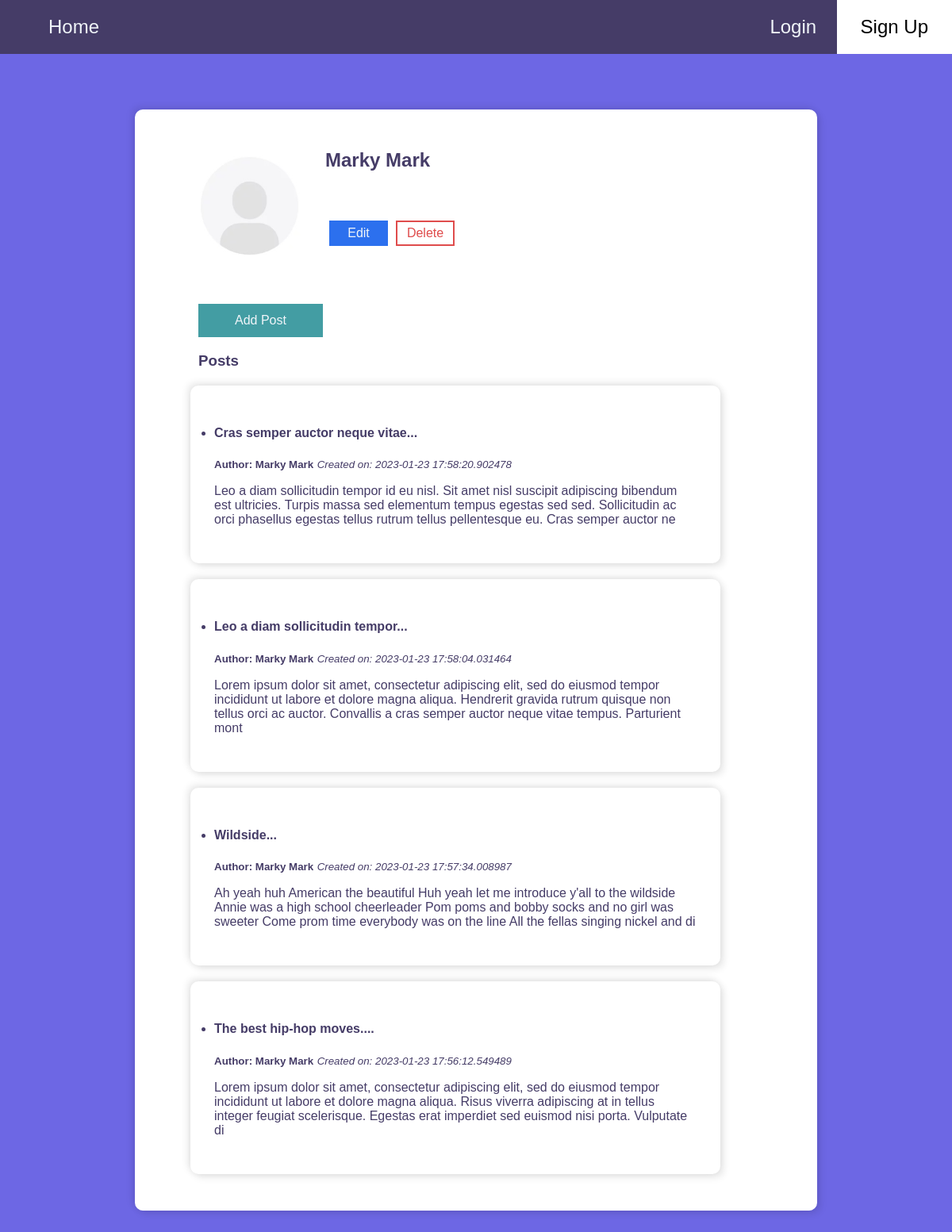
/users/3, run on the app's committed database.
### models.py (models this page shows, shortened)
class Users(db.Model):
    __tablename__ = "Users"
    id = db.Column(db.Integer(), primary_key=True, autoincrement=True)
    first_name = db.Column(db.String(50), nullable=False)
    last_name = db.Column(db.String(100), nullable=False)
    image_url = db.Column(db.String(200))
    posts = db.relationship("Post", backref="user", cascade="all, delete-orphan")

class Post(db.Model):
    __tablename__ = "post"
    id = db.Column(db.Integer(), primary_key=True, autoincrement=True)
    title = db.Column(db.String(100))
    content = db.Column(db.Text)
    create_at = db.Column(db.DateTime, default=datetime.now)
    user_id = db.Column(db.Integer, db.ForeignKey("Users.id"), nullable=False)
    tag = db.relationship('Tag', secondary='post_tags', backref='posts')

### app.py (the view)
@app.route("/users/<int:user_id>")
def show_user_page(user_id):
    user = Users.query.get_or_404(user_id)
    posts = Post.query.filter(Post.user_id == user.id).order_by(Post.create_at.desc())
    return render_template("users/user_page.html", user=user, posts=posts)

### templates/users/user_page.html (shortened to what this page needs)
{% extends 'base.html' %}
{% block content %}
<div class='main-container'>
    <div class='multi-post-container'>
        <div class='user-profile-card'>
            {% if user.image_url %}
            <img class='profile-pic' src='{{ user.image_url }}' alt="profile picture">
            {% else %}
            <img class='profile-pic' src='/static/profile.jpg' alt="profile picture">
            {% endif %}
            <h2 class='user-full-name'>{{ user.first_name }} {{ user.last_name }}</h2>
            <a href='/users/{{user.id}}/edit'>
                <div class='button-link-user-edit button-small' role="button">Edit</div>
            </a>
            <a href='/users/{{user.id}}/delete'>
                <div class='button-link-user-delete button-small' role="button">Delete</div>
            </a>
        </div>
        <div class='profile-posts-headers'>
            <a href='/users/{{user.id}}/posts/new'>
                <div class='button-link' role="button">Add Post</div>
            </a>
            <h3>Posts</h3>
        </div>
        {% if posts %}
        <ul class='user-posts'>
            {% for post in posts %}
            <a href='/posts/{{post.id}}'>
                <div class='multi-post-container'>
                    <li>
                        <h4>{{ post.title[0:30] }}...</h4>
                        <span><small><b>Author: {{user.first_name}} {{user.last_name}}</b></small></span>
                        <i><small>Created on: {{ post.create_at }}</small></i>
                        <p>{{ post.content[0:250]}}</p>
                    </li>
                </div>
            </a>
            {% endfor %}
        </ul>
        {% else %}
        <p>This user has not created any posts</p>
        {% endif %}
    </div>
</div>
{% endblock %}

### static/app.css (style rules this page uses)
body { margin: 0; padding: 0; box-sizing: border-box; background-color: #6D67E4; font-family: Arial, Helvetica, sans-serif; }
a { text-decoration: none; }
.user-profile-card { display: grid; grid-template-areas: "area-1 area-2 area-2" "area-1 area-3 area-4" "area-5 area-5 area-5"; width: 300px; padding: 0px 20px; }
.profile-pic { display: flex; width: 150px; grid-area: area-1; }
.user-full-name { display: flex; grid-area: area-2; }
.profile-pic { margin: 20px; }
.button-link-user-edit { display: flex; grid-area: area-3; display: block; background-color: #2c70ee; text-align: center; color: #F0F5F9; border: #2c70ee solid 2px; }
.button-link-user-delete { display: flex; grid-area: area-4; display: block; background-color: white; text-align: center; color: #df4c4c; border: #df4c4c solid 2px; }
.button-small { width: 50px; padding: 5px 10px; margin: 5px; }
.button-link { display: inline-block; margin-top: 30px; width: 153px; padding: 10px 0px; background-color: #439da3; text-align: center; color: #F0F5F9; border: none; font-size: 1rem; border: #439da3 solid 2px; ; }
.main-container { display: flex; align-items: center; justify-content: center; }
.multi-post-container { margin-top: 20px; width: fit-content; block-size: fit-content; width: 80%; max-width: 80%; height: 50%; padding: 30px; background: #FFFFFF; box-shadow: -3px -3px 10px rgba(0, 0, 0, 0.1), 4px 4px 10px rgba(0, 0, 0, 0.1); border-radius: 10px; text-align: left; color: #453C67; }
.profile-posts-headers { margin-left: 50px; }

### data on the page
Users: first_name "Marky", last_name "Mark"
Post: title "Cras semper auctor neque vitae", create_at "2023-01-23 17:58:20.902478", content "Leo a diam sollicitudin tempor id eu nisl. Sit amet nisl suscipit adipiscing bibendum est ultricies. Turpis massa sed elementum tempus egestas sed sed. Sollicitudin ac orci phasellus egestas tellus rutrum tellus pellentesque eu. Cras semper auctor ne"
Post: title "Leo a diam sollicitudin tempor", create_at "2023-01-23 17:58:04.031464", content "Lorem ipsum dolor sit amet, consectetur adipiscing elit, sed do eiusmod tempor incididunt ut labore et dolore magna aliqua. Hendrerit gravida rutrum quisque non tellus orci ac auctor. Convallis a cras semper auctor neque vitae tempus. Parturient mont"
Post: title "Wildside", create_at "2023-01-23 17:57:34.008987", content "Ah yeah huh American the beautiful Huh yeah let me introduce y'all to the wildside Annie was a high school cheerleader Pom poms and bobby socks and no girl was sweeter Come prom time everybody was on the line All the fellas singing nickel and di"
Post: title "The best hip-hop moves.", create_at "2023-01-23 17:56:12.549489", content "Lorem ipsum dolor sit amet, consectetur adipiscing elit, sed do eiusmod tempor incididunt ut labore et dolore magna aliqua. Risus viverra adipiscing at in tellus integer feugiat scelerisque. Egestas erat imperdiet sed euismod nisi porta. Vulputate di"
